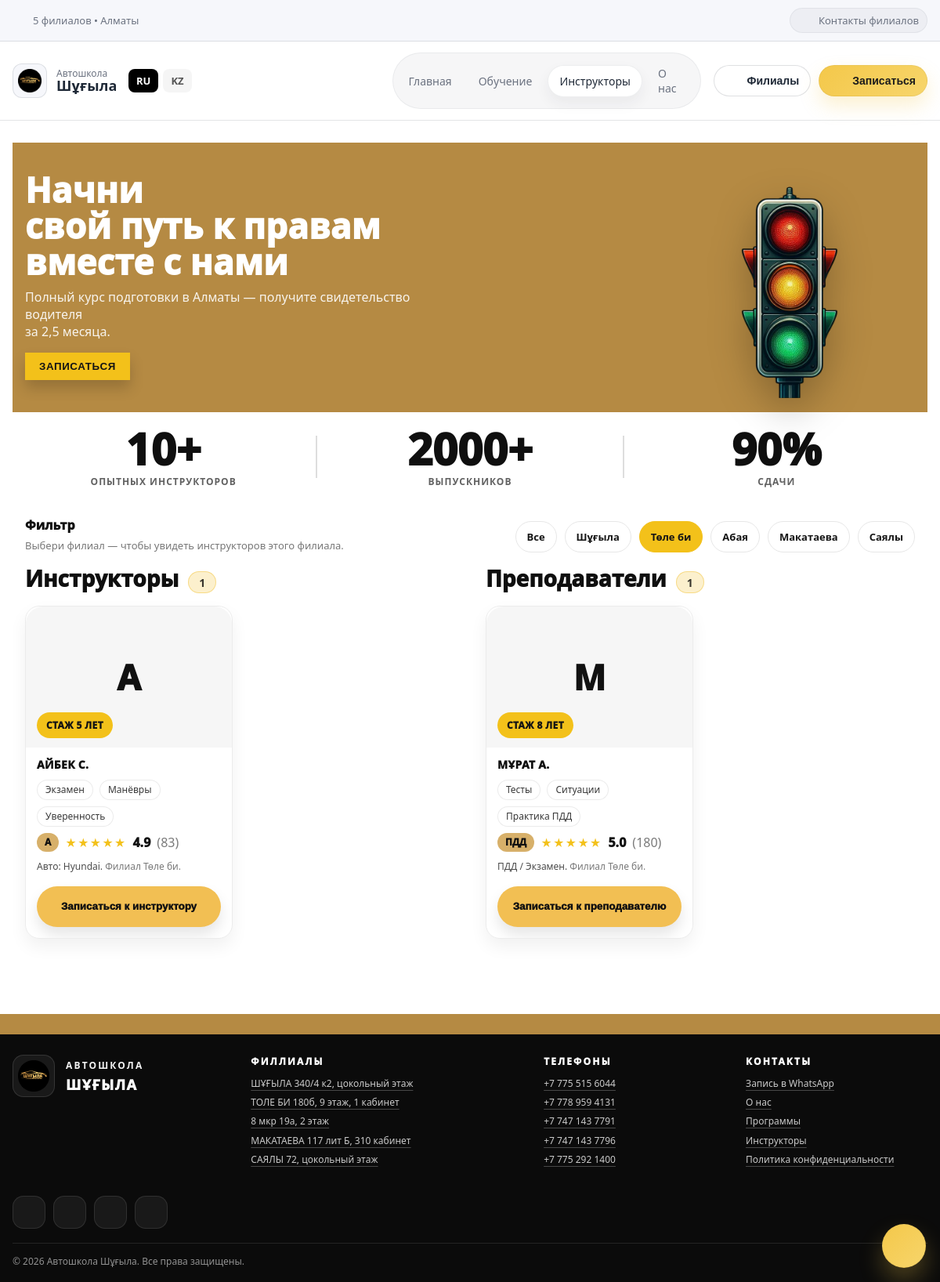
Page /instructors?branch=tolebi on the committed database.
### app.py (models this page shows)
class Branch(db.Model):
    id = db.Column(db.Integer, primary_key=True)
    code = db.Column(db.String(40), unique=True, nullable=False)   # shugyla/tolebi/...
    name = db.Column(db.String(120), nullable=False)
    address = db.Column(db.String(200), nullable=False)
    phone = db.Column(db.String(40), nullable=False)
    whatsapp = db.Column(db.String(40), nullable=False)
    map_embed = db.Column(db.Text, nullable=False)                 # embed link

class Instructor(db.Model):
    id = db.Column(db.Integer, primary_key=True)
    name = db.Column(db.String(120), nullable=False)
    branch_code = db.Column(db.String(40), nullable=False)
    experience = db.Column(db.String(80), nullable=True)
    car = db.Column(db.String(120), nullable=True)
    tags = db.Column(db.String(200), nullable=True)
    photo_url = db.Column(db.String(300), nullable=True)  # "uploads/instructors/abc.jpg"
    is_active = db.Column(db.Boolean, default=True)
    category = db.Column(db.String(10), nullable=False, default="B")  # A/A1/B
    rating = db.Column(db.Float, nullable=False, default=4.9)
    rating_count = db.Column(db.Integer, nullable=False, default=0)

class Teacher(db.Model):
    id = db.Column(db.Integer, primary_key=True)
    name = db.Column(db.String(120), nullable=False)
    branch_code = db.Column(db.String(40), nullable=False)
    experience = db.Column(db.String(80), nullable=True)
    subject = db.Column(db.String(120), nullable=True)
    tags = db.Column(db.String(200), nullable=True)
    photo_url = db.Column(db.String(300), nullable=True)  # "uploads/teachers/xxx.jpg"
    is_active = db.Column(db.Boolean, default=True)
    rating = db.Column(db.Float, nullable=False, default=4.9)
    rating_count = db.Column(db.Integer, nullable=False, default=0)

### app.py (the view)
    @app.get("/instructors")
    def instructors():
        branch = request.args.get("branch", "all").strip()
        branches = Branch.query.order_by(Branch.id.asc()).all()
        q = Instructor.query.filter_by(is_active=True)
        if branch != "all":
            q = q.filter_by(branch_code=branch)
        instructors_list = q.order_by(Instructor.id.desc()).all()
        tq = Teacher.query.filter_by(is_active=True)
        if branch != "all":
            tq = tq.filter_by(branch_code=branch)
        teachers_list = tq.order_by(Teacher.id.desc()).all()
        branch_map = {b.code: b.name for b in branches}
        return render_template(
            "pages/instructors.html",
            instructors=instructors_list,
            teachers=teachers_list,
            branches=branches,
            branch=branch,
            branch_map=branch_map
        )

### templates/pages/instructors.html (shortened to what this page needs)
{% extends "base.html" %}
{% block content %}
<section class="inst-hero">
  <div class="container inst-hero-inner">
    <div class="inst-hero-left">
      <h1 class="inst-hero-title">
        Начни<br>
        <span class="inst-hero-strong">свой путь к правам</span><br>
        <span class="inst-hero-strong">вместе с нами</span>
      </h1>
      <p class="inst-hero-sub">
        Полный курс подготовки в Алматы — получите свидетельство водителя<br>
        за 2,5 месяца.
      </p>
      <button class="inst-hero-btn" type="button" data-open-branches>
        ЗАПИСАТЬСЯ
      </button>
    </div>
    <div class="inst-hero-right" aria-hidden="true">
      <img class="inst-hero-img"
           src="{{ url_for('static', filename='images/traffic-light.png') }}"
           alt="">
    </div>
  </div>
</section>
<section class="inst-stats">
  <div class="container inst-stats-inner">
    <div class="inst-stat">
      <div class="inst-stat-big">10+</div>
      <div class="inst-stat-small">ОПЫТНЫХ ИНСТРУКТОРОВ</div>
    </div>
    <div class="inst-stat-line"></div>
    <div class="inst-stat">
      <div class="inst-stat-big">2000+</div>
      <div class="inst-stat-small">ВЫПУСКНИКОВ</div>
    </div>
    <div class="inst-stat-line"></div>
    <div class="inst-stat">
      <div class="inst-stat-big">90%</div>
      <div class="inst-stat-small">СДАЧИ</div>
    </div>
  </div>
</section>
{% set list_all = instructors or [] %}
{% set A_list = [] %}
{% set A1_list = [] %}
{% set B_list = [] %}
{% set Other_list = [] %}
{% for it in list_all %}
  {% set cat = (it.category|upper if it.category else '') %}
  {% if cat == 'A' %}
    {% set _ = A_list.append(it) %}
  {% elif cat == 'A1' %}
    {% set _ = A1_list.append(it) %}
  {% elif cat == 'B' %}
    {% set _ = B_list.append(it) %}
  {% else %}
    {% set _ = Other_list.append(it) %}
  {% endif %}
{% endfor %}
<section class="inst-filter">
  <div class="container inst-filter-inner">
    <div class="inst-filter-left">
      <div class="inst-filter-title">Фильтр</div>
      <div class="inst-filter-sub">Выбери филиал — чтобы увидеть инструкторов этого филиала.</div>
    </div>
    <div class="inst-filter-chips">
      <a class="inst-chip {% if branch == 'all' %}is-active{% endif %}" href="/instructors?branch=all">
        Все
      </a>
      {% for b in branches %}
        <a class="inst-chip {% if branch == b.code %}is-active{% endif %}" href="/instructors?branch={{ b.code }}">
          {{ b.name.replace('Филиал','').strip() }}
        </a>
      {% endfor %}
    </div>
  </div>
</section>
{% set list_all = instructors or [] %}
{% set teachers_list = teachers or [] %}
<section class="inst-dual">
  <div class="container inst-dual-grid">
    <div class="inst-dual-col">
      <div class="inst-cats-head">
        <div class="inst-cats-head">
          <div class="inst-cats-title">
            Инструкторы <span class="inst-count">{{ list_all|length }}</span>
          </div>
        </div>
      </div>
      <div class="inst-cards">
        {% for i in list_all %}
          {% set tags = (i.tags.split(',') if i.tags else []) %}
          {% set tag0 = (tags[0].strip() if tags|length > 0 else '') %}
          {% set exp_text = (i.experience|string if i.experience else '') %}
          {% set badge_text = ('СТАЖ ' ~ exp_text|upper) if exp_text else (tag0|upper if tag0 else 'ТОП-ИНСТРУКТОР') %}
          <article class="inst-card-figma">
            <div class="inst-card-photo">
              {% if i.photo_url %}
                <img src="{{ url_for('static', filename=i.photo_url) }}" alt="{{ i.name }}">
              {% else %}
                <div class="inst-card-avatar">{{ (i.name[:1] if i.name else 'A')|upper }}</div>
              {% endif %}
              <div class="inst-badge">{{ badge_text }}</div>
            </div>
            <div class="inst-card-body">
              <div class="inst-card-name">{{ i.name }}</div>
                {% set tags = (i.tags.split(',') if i.tags else []) %}
                <div class="inst-tags">
                  {% for tg in tags %}
                    {% set tg = tg.strip() %}
                    {% if tg %}
                      <span class="inst-tag">{{ tg }}</span>
                    {% endif %}
                  {% endfor %}
                </div>
              <div class="inst-card-rating">
                {% set pill = (i.category|upper if i.category else 'ИНСТ') %}
                <span class="inst-pill">{{ pill }}</span>
                {% set r = (i.rating if i.rating is not none else 4.9) %}
                {% set filled = (r + 0.5)|int %}
                {% if filled < 0 %}{% set filled = 0 %}{% endif %}
                {% if filled > 5 %}{% set filled = 5 %}{% endif %}
                {% set empty = 5 - filled %}
                <span class="inst-stars">{{ '★' * filled }}{{ '☆' * empty }}</span>
                <span class="inst-rate">{{ '%.1f' % r }}</span>
                {% if i.rating_count and i.rating_count > 0 %}
                  <span class="inst-muted">({{ i.rating_count }})</span>
                {% endif %}
              </div>
              <div class="inst-card-desc">
                {% if i.car %}Авто: {{ i.car }}.{% endif %}
                {% if i.branch_code %}
                  <span class="inst-muted"> {{ branch_map.get(i.branch_code, i.branch_code) }}.</span>
                {% endif %}
              </div>
              <button class="inst-cta-btn"
                      type="button"
                      data-open-branches
                      data-wa-text="Здравствуйте! Хочу записаться к инструктору: {{ i.name }}."
>
                Записаться к инструктору
              </button>
            </div>
          </article>
        {% endfor %}
      </div>
    </div>
    <div class="inst-dual-col">
      <div class="inst-cats-head">
        <div class="inst-cats-head">
          <div class="inst-cats-title">
            Преподаватели <span class="inst-count">{{ teachers_list|length }}</span>
          </div>
        </div>
      </div>
      <div class="inst-cards">
        {% for t in teachers_list %}
          {% set tags = (t.tags.split(',') if t.tags else []) %}
          {% set tag0 = (tags[0].strip() if tags|length > 0 else '') %}
          {% set exp_text = (t.experience|string if t.experience else '') %}
          {% set badge_text = ('СТАЖ ' ~ exp_text|upper) if exp_text else (tag0|upper if tag0 else 'ПРЕПОДАВАТЕЛЬ') %}
          <article class="inst-card-figma">
            <div class="inst-card-photo">
              {% if t.photo_url %}
                <img src="{{ url_for('static', filename=t.photo_url) }}" alt="{{ t.name }}">
              {% else %}
                <div class="inst-card-avatar">{{ (t.name[:1] if t.name else 'T')|upper }}</div>
              {% endif %}
              <div class="inst-badge">{{ badge_text }}</div>
            </div>
            <div class="inst-card-body">
              <div class="inst-card-name">{{ t.name }}</div>
                {% set tags = (t.tags.split(',') if t.tags else []) %}
                <div class="inst-tags">
                  {% for tg in tags %}
                    {% set tg = tg.strip() %}
                    {% if tg %}
                      <span class="inst-tag">{{ tg }}</span>
                    {% endif %}
                  {% endfor %}
                </div>
              <div class="inst-card-rating">
                <span class="inst-pill">ПДД</span>
                {% set r = (t.rating if t.rating is not none else 4.9) %}
                {% set filled = (r + 0.5)|int %}
                {% if filled < 0 %}{% set filled = 0 %}{% endif %}
                {% if filled > 5 %}{% set filled = 5 %}{% endif %}
                {% set empty = 5 - filled %}
                <span class="inst-stars">{{ '★' * filled }}{{ '☆' * empty }}</span>
                <span class="inst-rate">{{ '%.1f' % r }}</span>
                {% if t.rating_count and t.rating_count > 0 %}
                  <span class="inst-muted">({{ t.rating_count }})</span>
                {% endif %}
              </div>
              <div class="inst-card-desc">
                {% if t.subject %}{{ t.subject }}.{% endif %}
                {% if t.branch_code %}
                  <span class="inst-muted"> {{ branch_map.get(t.branch_code, t.branch_code) }}.</span>
                {% endif %}
              </div>
              <button class="inst-cta-btn"
                      type="button"
                      data-open-branches
                      data-wa-text="Здравствуйте! Хочу записаться к преподавателю: {{ t.name }}.{{ branch_map.get(t.branch_code, t.branch_code) }}.">
                Записаться к преподавателю
              </button>
            </div>
          </article>
        {% endfor %}
      </div>
    </div>
  </div>
</section>
{% endblock %}

### rows in the picture
Branch: name.replace "Шұғыла"
Branch: name.replace "Төле би"
Branch: name.replace "Абая"
Branch: name.replace "Макатаева"
Branch: name.replace "Саялы"
Instructor: name "А", badge_text "СТАЖ 5 ЛЕТ", name "АЙБЕК С.", tags "Экзамен" "Манёвры" "Уверенность", category "A", value "★★★★★", rating "4.9", rating_count "83", car "Hyundai", get "Филиал Төле би"
Teacher: name "М", badge_text "СТАЖ 8 ЛЕТ", name "МҰРАТ А.", tags "Тесты" "Ситуации" "Практика ПДД", value "★★★★★", rating "5.0", rating_count "180", subject "ПДД / Экзамен", get "Филиал Төле би"

### other values in the picture
{{ list_all|length }} "1"
{{ teachers_list|length }} "1"
{{ 2026 }} "2026"
